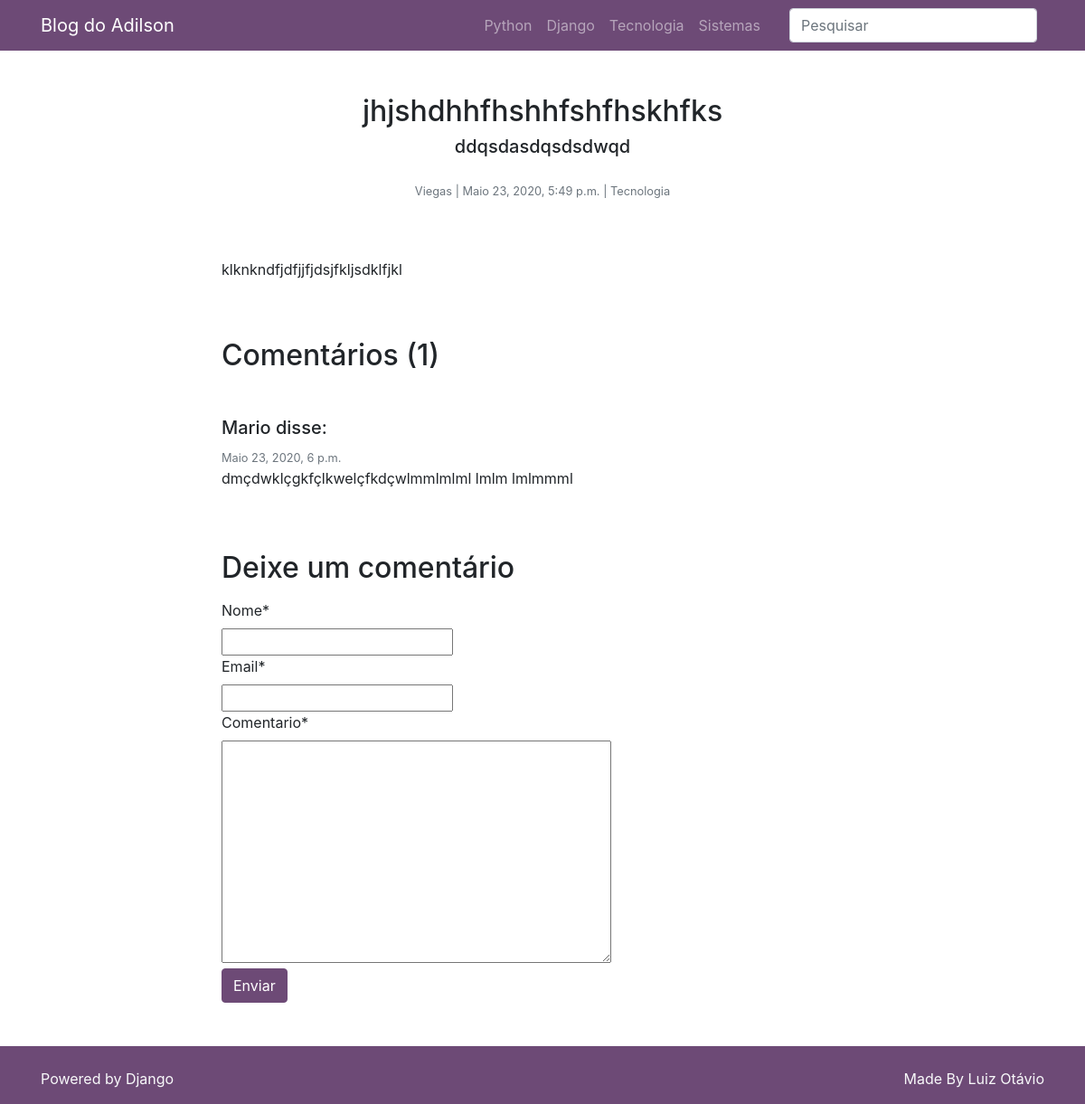
/post/1, run on the app's committed database.
### posts/models.py (models this page shows, shortened)
class Post(models.Model):
    titulo_post = models.CharField(max_length=255, verbose_name='Titulo')
    autor_post = models.ForeignKey(User, on_delete=models.DO_NOTHING, verbose_name='Autor')
    data_post = models.DateTimeField(default = timezone.now, verbose_name='Data')
    conteudo_post = models.TextField(blank=True, null=True, verbose_name='Conteudo')
    excerto_post = models.TextField(verbose_name='Excerto')
    categoria_post = models.ForeignKey(Categoria, on_delete= models.DO_NOTHING, blank = True, null=True, verbose_name='Categoria')
    imagem_post = models.ImageField(upload_to='post_img/%Y/%m/%d', blank= True, null=True, verbose_name='Imagem')
    publicado_post = models.BooleanField(default=False, verbose_name='Publicado')

### categoria/models.py (models this page shows)
class Categoria(models.Model):
    nome_cat = models.CharField(max_length = 50, verbose_name='Nome')
    def __str__(self):
        return self.nome_cat

### comentarios/models.py (models this page shows, shortened)
class Comentario(models.Model):
    nome_comentario = models.CharField(max_length=150, verbose_name='Nome')
    email_comentario = models.EmailField(verbose_name='Email')
    comentario = models.TextField(verbose_name='Comentario')
    post_comentario = models.ForeignKey(Post, on_delete=models.CASCADE, verbose_name='Post')
    usuario_comentario = models.ForeignKey(User, on_delete=models.DO_NOTHING, verbose_name='Usuario', blank=True, null=True)
    data_comentario = models.DateTimeField(default=timezone.now, verbose_name='Data')
    publicado_comentario = models.BooleanField(default=False, verbose_name='Publicado')

### posts/views.py (the view, shortened to what this page needs)
# urls.py: path('post/<int:pk>', views.PostDetalhes.as_view(), name='posts_detalhes'),
class PostDetalhes(UpdateView):
    template_name = 'posts/post_detalhes.html'
    model = Post
    form_class = FormComentario
    context_object_name = 'post'
    def get_context_data(self, **kwargs):
        contexto = super().get_context_data(**kwargs)
        post = self.get_object()
        comentarios = Comentario.objects.filter(
            publicado_comentario = True,
            post_comentario=post.id
        )
        contexto['comentarios'] = comentarios
        return contexto

### comentarios/forms.py (shortened to what this page needs)
class FormComentario(ModelForm):
    class Meta:
        model = Comentario
        fields =('nome_comentario', 'email_comentario', 'comentario')

### posts/templates/posts/post_detalhes.html (shortened to what this page needs)
{% extends 'base.html' %}
{% load crispy_forms_tags %}
{% block conteudo %}
    <div class="container">
        <div class="row pt-5">
            <div class="col-xl"></div>
            <div class="col-xl-8 text-center">
                <h2>{{ post.titulo_post}}</h2>
                <h5>{{ post.excerto_post}}</h5>
                <p class="text-muted mt-4">
                    <small>
                        {{ post.autor_post}} | {{ post.data_post}} | {{ post.categoria_post}}
                    </small>
                </p>
            </div>
            <div class="col-xl"></div>
        </div>
        <div class="row pt-5">
            <div class="col-xl"></div>
            <div class="col-xl-8">
                {{ post.conteudo_post|safe}}
            </div>
            <div class="col-xl"></div>
        </div>
            {% if comentarios %}
        <div class="row pt-5">
            <div class="col-xl"></div>
            <div class="col-xl-8">
                <h2 class="my-3">Comentários ({{ comentarios.count }})</h2>
                {% for comentario in comentarios %}
                <h5 class="mb-2 mt-5">{{comentario.nome_comentario}} disse:</h5>
                <small class="text-muted">{{comentario.data_comentario}}</small>
                <p class="mb-1">{{ comentario.comentario }}</p>
                {% endfor %}
            </div>
            <div class="col-xl"></div>
        </div>
        {% endif %}
        <div class="row pt-5">
            <div class="col-xl"></div>
            <div class="col-xl-8">
                <h2 class="my-3">Deixe um comentário</h2>
                <form method="POST" action="#envia_comentario">
                        {% for visible_field in form.visible_fields %}
                            {{visible_field|as_crispy_field}}
                        {% endfor %}
                                <input id="envia_comentario" type="submit" class="btn btn-primary"
                                    value="Enviar">
                </form>
            </div>
            <div class="col-xl"></div>
        </div>
    </div>
{% endblock %}

### data on the page
Post: titulo_post "jhjshdhhfhshhfshfhskhfks", excerto_post "ddqsdasdqsdsdwqd", autor_post "Viegas", data_post "Maio 23, 2020, 5:49 p.m.", categoria_post "Tecnologia", conteudo_post "klknkndfjdfjjfjdsjfkljsdklfjkl"
Comentario: nome_comentario "Mario", data_comentario "Maio 23, 2020, 6 p.m.", comentario "dmçdwklçgkfçlkwelçfkdçwlmmlmlml lmlm lmlmmml"

### other printed values
{{ comentarios.count }} "1"
